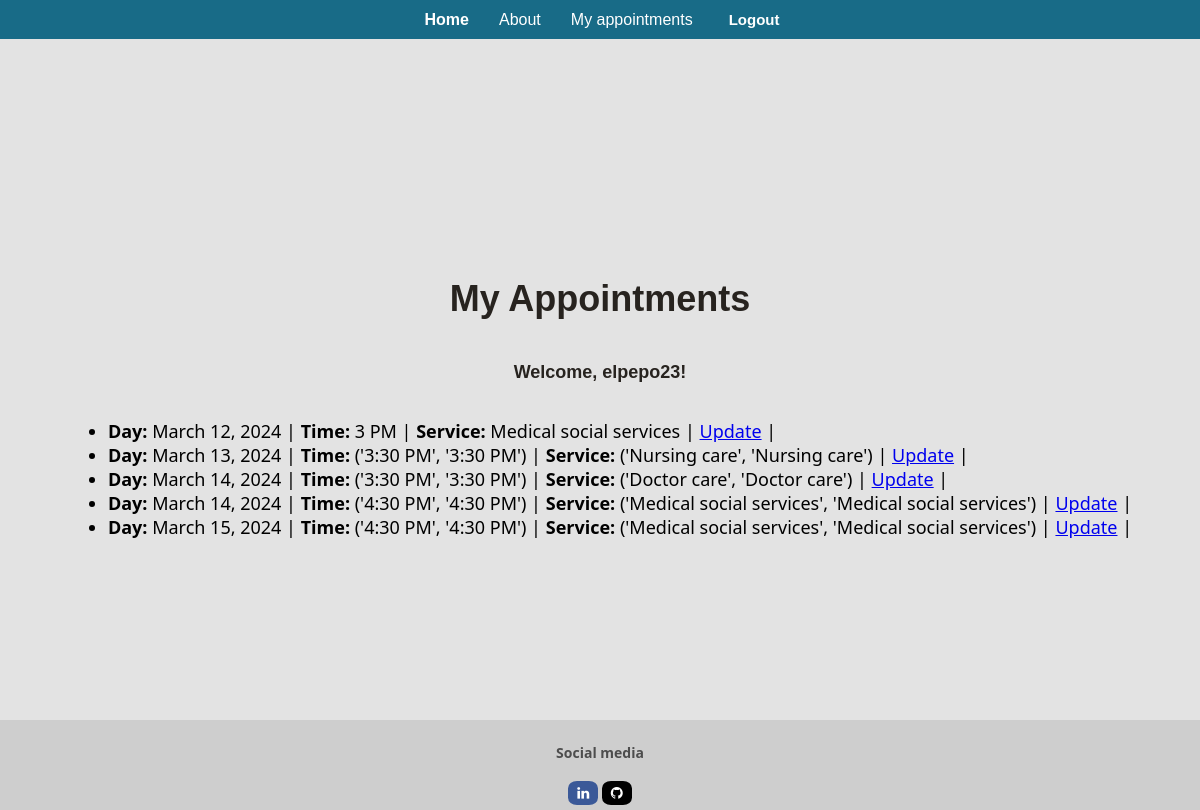
/my_appointments/ (signed in), run on an earlier commit of the app's database.
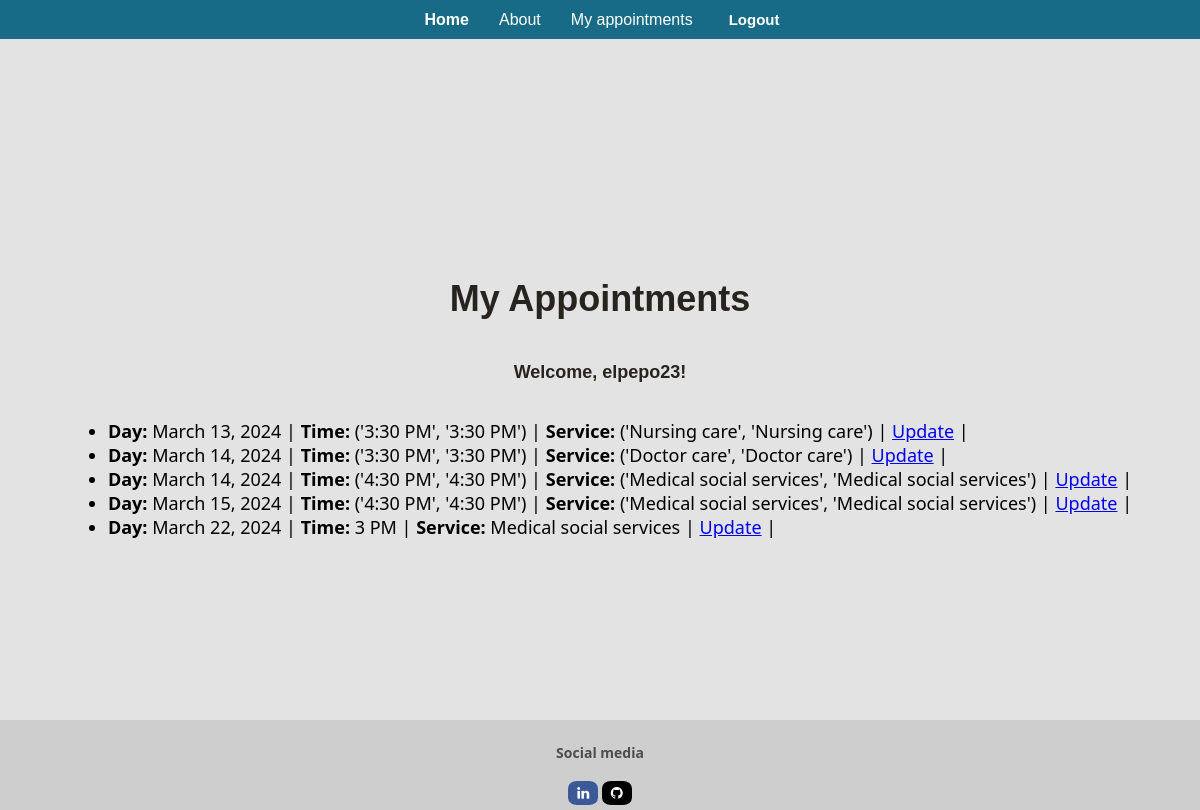
And on a later commit of the database.
### app/models.py (models this page shows, shortened)
class Appointment(models.Model):
    class Meta:
        indexes = [
            models.Index(fields=['user']),
            models.Index(fields=['day']),
            models.Index(fields=['time']),
        ]
    user = models.ForeignKey(User, on_delete=models.CASCADE, null=True, blank=True)
    service = models.CharField(max_length=50, choices=SERVICE_CHOICES, default="Doctor care")
    day = models.DateField(default=timezone.now)
    time = models.CharField(max_length=10, choices=TIME_CHOICES, default="3 PM")
    time_ordered = models.DateTimeField(default=datetime.now, blank=True)

### app/views.py (the view)
# urls.py: path("my_appointments/", views.my_appointments, name="my_appointments"),
def my_appointments(request):
    user = request.user
    appointments = Appointment.objects.filter(
        user=user).order_by('day', 'time')
    return render(request, 'app/my_appointments.html', {
        'user': user,
        'appointments': appointments
    })

### app/templates/app/my_appointments.html (shortened to what this page needs)
{% extends "app/layout.html" %}
{% block content %}
<div class="appointment-container">
<h1> My Appointments</h1>
<p>Welcome, {{ user.username }}!</p>
{% if appointments %}
  <ul>
    {% for appointment in appointments %}
      <li>
        <strong>Day:</strong> {{ appointment.day }} |
        <strong>Time:</strong> {{ appointment.time }} |
        <strong>Service:</strong> {{ appointment.service }} |
        <a href="{% url 'update_appointment' appointment.id %}">Update</a> |
      </li>
    {% endfor %}
  </ul>
{% else %}
  <p>You have no appointments at the moment.</p>
</div>
{% endif %}
{% endblock %}

What changed in the data, as far as the page shows it:
changed Appointment "3 PM": day "March 12, 2024" → "March 22, 2024"; moves down the list
